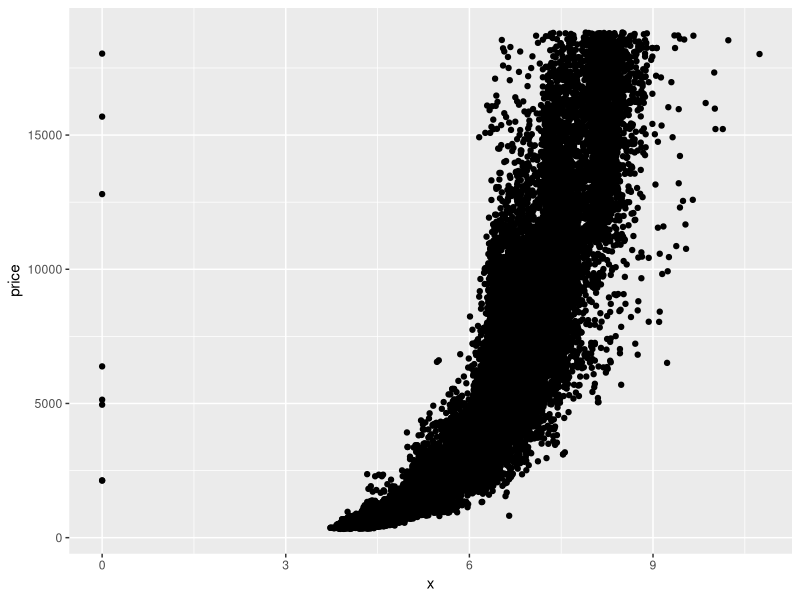

Generate this figure with R:
# Lesson 6: Problem Set: Explore Two Variables
# In this problem set, you'll continue
# to explore the diamonds data set.

# Your first task is to create a
# scatterplot of price vs x.
# using the ggplot syntax.

# This assignment is not graded and
# will be marked as correct when you submit.

# ENTER YOUR CODE BELOW THIS LINE
# ===========================================
library(ggplot2)
diamonds <- diamonds
ggplot(aes(x = x, y = price), data = diamonds) +
  geom_point()


